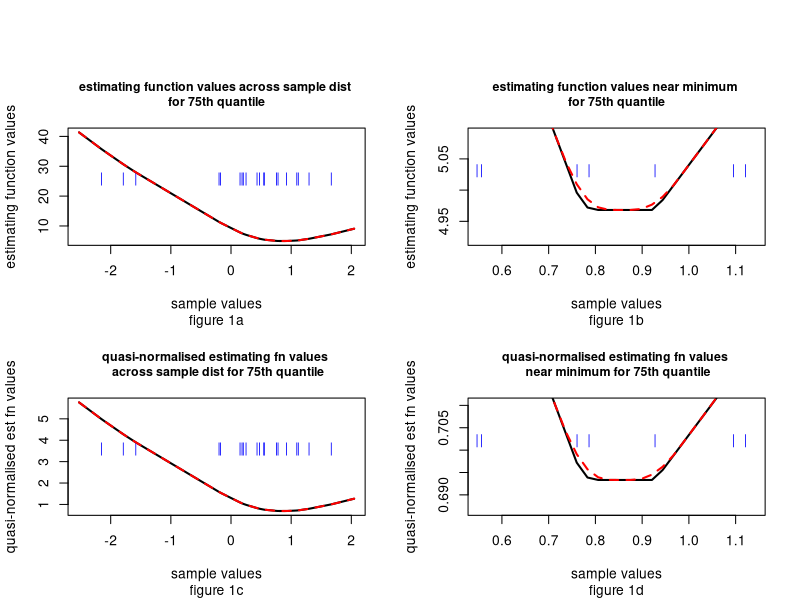
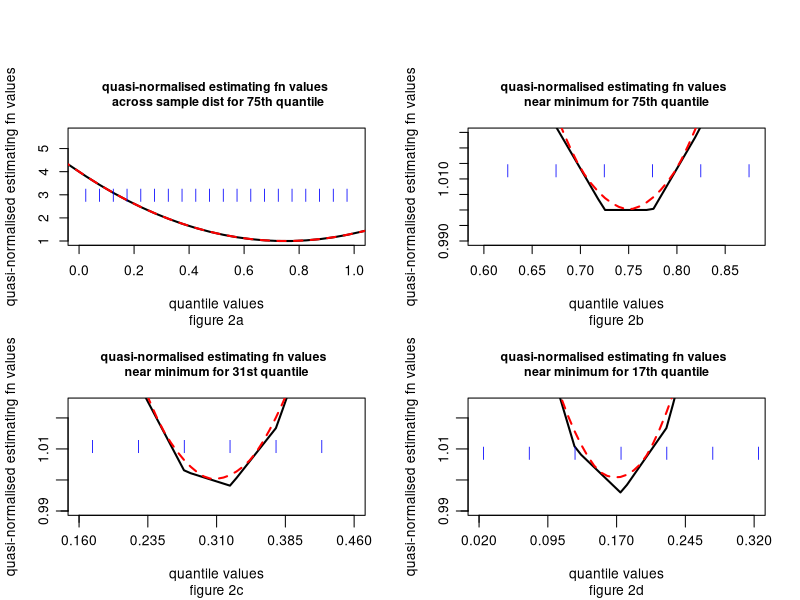
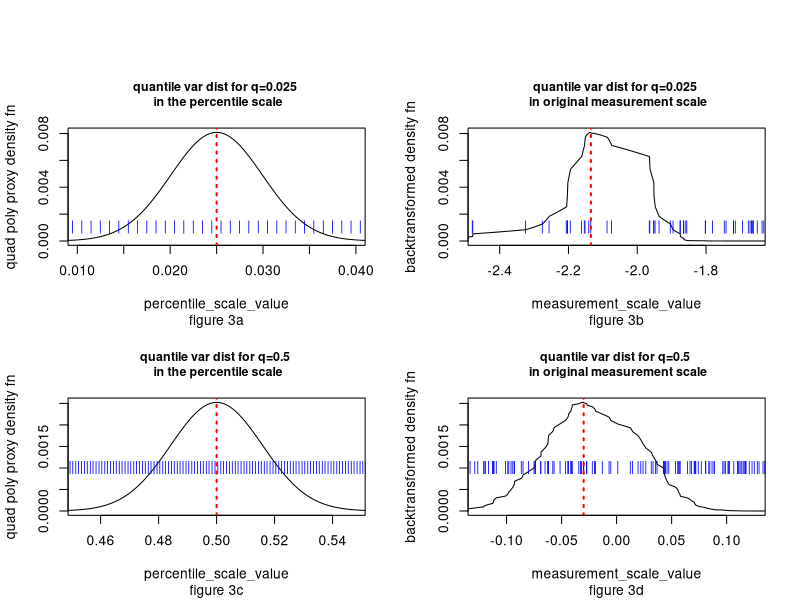

Write R code to recreate these figures, in order.
## ---- chunk 1
setwd("d:/courses/research/quantile_regression")
## ---- chunk 2
setwd("d:/courses/research/quantile_regression")
# define quantile estimating functions

# unnormalised

q_est_fn <- function(theta,x_array,grid_pt) {
  sum(ifelse(x_array >= grid_pt,theta*abs(x_array-grid_pt),(1-theta)*abs(x_array-grid_pt)))
}

# normalised

q_est_fn_norm <- function(theta,x_array,grid_pt) {
  sum(ifelse(x_array >= grid_pt,abs(x_array-grid_pt)/(1-theta),abs(x_array-grid_pt)/theta))/(n_obs*(abs(max(x_array))+abs(min(x_array)))/2)
}

# select suitable grid search span

grid_pts <- function(x_array) {
  min_x <- min(x_array);
  max_x <- max(x_array);
  ext_lgth <- abs(quantile(x_array,.75)-quantile(x_array,.25))
  seq(min_x-0.5*ext_lgth,max_x+0.5*ext_lgth,length.out=10*length(x_array))
  }

# deriving a specific example

# obtain unweighted sample of continuous distribution

set.seed(5923)
x_sample <- rnorm(20,0,1)#seq(0.025,.975,length.out=20)#
n_obs <- length(x_sample)

search_grid <- grid_pts(x_sample)

# set quantile point of interest

q_pt <- 0.75

# setting fine mesh for moving average smoothing estimates

span_obs <- quantile(x_sample,.75)-quantile(x_sample,.25)
pts_local <- seq(-50,50,100/n_obs)*.05*span_obs/40
mov_avgwgt <- c(0.5/n_obs,rep(1/n_obs,n_obs-1),0.5/n_obs) 

# obtain search grid results

# regular function

q_est_fn_results <- 0
q_est_fn_smthresults <- 0
sub_results <- 0

for (i in 1:length(search_grid)) {
  q_est_fn_results[i] <- q_est_fn(q_pt,x_sample,search_grid[i])
  for (j in 1:length(pts_local)) {
    sub_results[j] <- q_est_fn(q_pt,x_sample,search_grid[i]+pts_local[j]);
    }
q_est_fn_smthresults[i] <- sum(mov_avgwgt*sub_results)
  }
  
par(mfrow=c(2,2))
par(fig=c(0,0.5,0.45,0.9))

plot(y=q_est_fn_results,x=search_grid,type="l",lwd=2,xlab="sample values",ylab="estimating function values",main=paste("estimating function values across sample dist","\nfor 75th quantile"),sub="figure 1a",cex.main=0.9)
points(y=rep(quantile(q_est_fn_results,.75),length(x_sample)),x=x_sample,col="blue",pch="|")
lines(y=q_est_fn_smthresults,x=search_grid,col="red",lwd=2,lty=2)

par(fig=c(0.5,1,0.45,0.9), new=TRUE)

plot(y=q_est_fn_results,x=search_grid,type="l",lwd=2,ylim=c(0.99*min(q_est_fn_results),1.025*min(q_est_fn_results)),xlim=c(quantile(x_sample,q_pt-.15),quantile(x_sample,q_pt+.15)),xlab="sample values",ylab="estimating function values",main=paste("estimating function values near minimum","\nfor 75th quantile"),sub="figure 1b",cex.main=0.9)
points(y=rep(1.0125*min(q_est_fn_results),length(x_sample)),x=x_sample,col="blue",pch="|")
lines(y=q_est_fn_smthresults,x=search_grid,col="red",lwd=2,lty=2)



q_est_fn_normsmthresults <- 0
q_est_fn_normresults <- 0
for (i in 1:length(search_grid)) {
  q_est_fn_normresults[i] <- q_est_fn_norm(q_pt,x_sample,search_grid[i])
  for (j in 1:length(pts_local)) {
    sub_results[j] <- q_est_fn_norm(q_pt,x_sample,search_grid[i]+pts_local[j])
#    print(paste(i,j,sub_results[j]))
    }
q_est_fn_normsmthresults[i] <- sum(mov_avgwgt*sub_results)
  }

par(fig=c(0,0.5,0,0.45), new=TRUE)

plot(y=q_est_fn_normresults,x=search_grid,type="l",lwd=2,xlab="sample values",ylab="quasi-normalised est fn values",main=paste("quasi-normalised estimating fn values","\n across sample dist for 75th quantile"),sub="figure 1c",cex.main=0.9)
points(y=rep(quantile(q_est_fn_normresults,.75),length(x_sample)),x=x_sample,col="blue",pch="|")
lines(y=q_est_fn_normsmthresults,x=search_grid,col="red",lty=2,lwd=2)

par(fig=c(0.5,1,0,0.45), new=TRUE)

plot(y=q_est_fn_normresults,x=search_grid,type="l",lwd=2,ylim=c(0.99*min(q_est_fn_normresults),1.025*min(q_est_fn_normresults)),xlim=c(quantile(x_sample,q_pt-.15),quantile(x_sample,q_pt+.15)),xlab="sample values",ylab="quasi-normalised est fn values",main=paste("quasi-normalised estimating fn values","\n near minimum for 75th quantile"),sub="figure 1d",cex.main=0.9)
points(y=rep(1.0125*min(q_est_fn_normresults),length(x_sample)),x=x_sample,col="blue",pch="|")
lines(y=q_est_fn_normsmthresults,x=search_grid,col="red",lwd=2,lty=2)



## ---- chunk 3
setwd("d:/courses/research/quantile_regression")

# deriving a specific example

# define percentile scale unweighted sample of continuous distribution

set.seed(5923)
x_sample <- seq(0.025,0.975,length.out=20)
n_obs <- length(x_sample)

search_grid <- grid_pts(x_sample)

# set quantile point of interest

q_pt <- 0.75

# setting fine mesh for moving average smoothing estimates

span_obs <- quantile(x_sample,.75)-quantile(x_sample,.25)
pts_local <- seq(-50,50,100/n_obs)*.05*span_obs/40
mov_avgwgt <- c(0.5/n_obs,rep(1/n_obs,n_obs-1),0.5/n_obs) 

# obtain search grid results

q_est_fn_normsmthresults <- 0
q_est_fn_normresults <- 0
for (i in 1:length(search_grid)) {
  q_est_fn_normresults[i] <- q_est_fn_norm(q_pt,x_sample,search_grid[i])
  for (j in 1:length(pts_local)) {
    sub_results[j] <- q_est_fn_norm(q_pt,x_sample,search_grid[i]+pts_local[j])
#    print(paste(i,j,sub_results[j]))
    }
q_est_fn_normsmthresults[i] <- sum(mov_avgwgt*sub_results)
  }

par(mfrow=c(2,2))
par(fig=c(0,0.5,0.45,0.9))

plot(y=q_est_fn_normresults,x=search_grid,type="l",lwd=2,xlim=c(0,1),xlab="quantile values",ylab="quasi-normalised estimating fn values",main=paste("quasi-normalised estimating fn values","\n across sample dist for 75th quantile"),sub="figure 2a",cex.main=0.9)
points(y=rep(quantile(q_est_fn_normresults,.75),length(x_sample)),x=x_sample,col="blue",pch="|")
lines(y=q_est_fn_normsmthresults,x=search_grid,col="red",lty=2,lwd=2)

par(fig=c(0.5,1,0.45,0.9), new=TRUE)

plot(y=q_est_fn_normresults,x=search_grid,type="l",lwd=2,ylim=c(0.99*min(q_est_fn_normresults),1.025*min(q_est_fn_normresults)),xlim=c(quantile(x_sample,q_pt-.15),quantile(x_sample,q_pt+.15)),xlab="quantile values",ylab="quasi-normalised estimating fn values",main=paste("quasi-normalised estimating fn values ","\nnear minimum for 75th quantile"),sub="figure 2b",cex.main=0.9)
points(y=rep(1.0125*min(q_est_fn_normresults),length(x_sample)),x=x_sample,col="blue",pch="|")
lines(y=q_est_fn_normsmthresults,x=search_grid,col="red",lwd=2,lty=2)

# create general function for quasi-normalised function

# obtain search grid results

q_norm <- function(q_pt,x_sample,search_grid,pts_local,mov_avgwgt) {
  q_est_fn_normsmthresults <- 0
q_est_fn_normresults <- 0
for (i in 1:length(search_grid)) {
  q_est_fn_normresults[i] <- q_est_fn_norm(q_pt,x_sample,search_grid[i])
  for (j in 1:length(pts_local)) {
    sub_results[j] <- q_est_fn_norm(q_pt,x_sample,search_grid[i]+pts_local[j])
#    print(paste(i,j,sub_results[j]))
    }
q_est_fn_normsmthresults[i] <- sum(mov_avgwgt*sub_results)
  }

list(cbind(q_est_fn_normresults,q_est_fn_normsmthresults))
}


par(fig=c(0,.5,0,0.45), new=TRUE)

q_pt <- .31
q_norm_31 <- q_norm(q_pt,x_sample,search_grid,pts_local,mov_avgwgt)

output <- as.data.frame(q_norm_31)

plot(y=output[,1],x=search_grid,type="l",lwd=2,ylim=c(0.99,1.025),xlim=c(q_pt-.15,q_pt+.15),xaxt="n",yaxt="n",sub="figure 2c",xlab="quantile values",ylab="quasi-normalised estimating fn values",main=paste("quasi-normalised estimating fn values ","\nnear minimum for 31st quantile"),cex.main=0.9)
axis(1, at=seq(q_pt-.15,q_pt+.15), label=F, tick=T, tck=-.06)
axis(1, at=seq(q_pt-.15,q_pt+.15,length.out=5), tck=-.1)
axis(2, at=seq(0.99,1.025), label=F, tick=T, tck=-.06)
axis(2, at=seq(0.99,1.02,length.out=4), tck=-.1)

points(y=rep(1.0125*min(output[,1]),length(x_sample)),x=x_sample,col="blue",pch="|")
lines(y=output[,2],x=search_grid,col="red",lwd=2,lty=2)

par(fig=c(0.5,1,0,0.45), new=TRUE)

q_pt <- .17
q_norm_17 <- q_norm(q_pt,x_sample,search_grid,pts_local,mov_avgwgt)

output <- as.data.frame(q_norm_17)
plot(y=output[,1],x=search_grid,type="l",lwd=2,ylim=c(0.99,1.025),xlim=c(q_pt-.15,q_pt+.15),xaxt="n",yaxt="n",sub="figure 2d",xlab="quantile values",ylab="quasi-normalised estimating fn values",main=paste("quasi-normalised estimating fn values ","\nnear minimum for 17th quantile"),cex.main=0.9)
axis(1, at=seq(q_pt-.15,q_pt+.15), label=F, tick=T, tck=-.06)
axis(1, at=seq(q_pt-.15,q_pt+.15,length.out=5), tck=-.1)
axis(2, at=seq(0.99,1.025), label=F, tick=T, tck=-.06)
axis(2, at=seq(0.99,1.02,length.out=4), tck=-.1)

points(y=rep(1.0125*min(output[,1]),length(x_sample)),x=x_sample,col="blue",pch="|")
lines(y=output[,2],x=search_grid,col="red",lwd=2,lty=2)


## ---- chunk 4
setwd("d:/courses/research/quantile_regression")

table_out <- matrix(data=rep(1,44),nrow=11,ncol=4,dimnames=list(c(1:11),c("quantile_pt","sq_coeff","lin_coeff","intercept")))


x_grid <- seq(0,1,length.out=1000)
x_sq <- seq(0,1,length.out=1000)^2
q_pts <- c(.01,.1,.25,1/3,.4,.5,.6,2/3,.75,.9,.99)
for (i in 1:11) {
  

output <- as.data.frame(q_norm(q_pts[i],x_sample,x_grid,pts_local,mov_avgwgt))
#plot(y=output[,2],x=x_grid)
model <- lm(output[,2]~x_grid+x_sq)
out_model <- as.numeric(unlist(model[1]))


table_out[i,] <- c(q_pts[i],out_model[3],out_model[2],out_model[1])

}
table_out



## ---- chunk 5

setwd("d:/courses/research/variance")
library("quantreg")

# small sample size 1000 
set.seed(971)
samp <- rnorm(1000,0,1)
n_samp <- length(samp)

# quantreg estimates of X distribution values for given $\theta$ values

taus = c(.025,.1,.25,.5,.75,.9,.975)

q_var <- sqrt(taus*(1-taus)/n_samp)


grid_int <- seq(0,1,length.out=10000)
n_grid <- length(grid_int)


n_row <- length(taus)

qr_dat <- matrix(c(1:1*n_row),nrow=n_row,ncol=1,
                           dimnames=list(taus,c("beta0")))
qp_lstd <- matrix(c(1:1*n_row),nrow=n_row,ncol=1,
                           dimnames=list(taus,c("lstd")))
qp_ustd <- matrix(c(1:1*n_row),nrow=n_row,ncol=1,
                           dimnames=list(taus,c("ustd")))
backtrans_std <- matrix(c(1:3*n_row),nrow=n_row,ncol=3,
                           dimnames=list(taus,c("lower_std_dist","upper_std_dist","average_std_value")))
qrboot_dat <- matrix(c(1:4*n_row),nrow=n_row,ncol=4,
                           dimnames=list(taus,c("beta0","std_error","t_value","Pr")))

quad_densfn <- matrix(rep(1,length(taus)*n_grid),nrow=n_grid,ncol=length(taus),dimnames=list(c(1:n_grid),c(1:length(taus))))



for (i in 1:length(taus)) {

  model_fit <- rq((samp)~(1),tau=taus[i],method="fn")
  qr_dat[i,] <- c(summary(model_fit)$coefficients[1])
  qrboot_dat[i,] <- c(summary(model_fit,se="boot")$coefficients[1:4])

  qp_lstd[i] <- taus[i]-q_var[i]
  qp_ustd[i] <- taus[i]+q_var[i]
  taustd <- c(qp_lstd[i],qp_ustd[i])
  
  for (j in 1:n_grid) {
  
  quad_densfn[j,i] <- exp(-(grid_int[j]-taus[i])^2/2/q_var[i]^2)
}

quad_densfn[,i] <- quad_densfn[,i]/sum(quad_densfn[,i])

 
  model_fit_lstd <- summary(rq((samp)~(1),tau=qp_lstd[i],method="fn"))$coefficients[1]
  model_fit_ustd <- summary(rq((samp)~(1),tau=qp_ustd[i],method="fn"))$coefficients[1]
  
  backtrans_std[i,] <- c(model_fit_lstd-qr_dat[i],model_fit_ustd-qr_dat[i],(model_fit_ustd-model_fit_lstd)/2)
  




}

samp_perc <- rep(1,n_samp)/n_samp

samp_perc[1] <- 1/2/n_samp
samp_perc[n_samp] <- 1/2/n_samp

samp_perc_cdf <- samp_perc
for (i in 2:n_samp) {
  samp_perc_cdf[i] <- 1/n_samp+samp_perc_cdf[i-1]
}


#samp_perc
samp_int <- 0
samp_sort <- sort(samp)
count <- 0
for (j in 1:(n_samp-1)) {
  for (i in 0:9) {
    count <- count+1
  samp_int[count] <- samp_sort[j]+i*(samp_sort[j+1]-samp_sort[j])/10
}
}
#samp_int
#length(samp_int)

#length(grid_int)


par(mfrow=c(2,2))
par(fig=c(0,0.5,0.45,0.9))

plot(y=quad_densfn[,1],x=grid_int,xlim=c(max(0,taus[1]-3*sqrt(taus[1]*(1-taus[1])/n_samp)),min(1,taus[1]+3*sqrt(taus[1]*(1-taus[1])/n_samp))),type="l",xlab="percentile_scale_value",ylab="quad poly proxy density fn",main=paste("quantile var dist for q=0.025","\n in the percentile scale"),sub="figure 3a",cex.main=0.9)
points(y=rep(10/n_grid,n_samp),x=samp_perc_cdf,col="blue",pch="|")
abline(v=taus[1],col="red",lwd=2,lty=3)


par(fig=c(0.5,1,0.45,0.9), new=TRUE)
plot(y=quad_densfn[,1][6:9995],x=samp_int,type="l",xlim=c(-2.46,-1.66),xlab="measurement_scale_value",ylab="backtransformed density fn",main=paste("quantile var dist for q=0.025","\n in original measurement scale"),sub="figure 3b",cex.main=0.9)
points(y=rep(10/n_grid,n_samp),x=samp,col="blue",pch="|")
abline(v=qr_dat[1],col="red",lwd=2,lty=3)

par(fig=c(0,0.5,0,0.45), new=TRUE)
plot(y=quad_densfn[,4],x=grid_int,xlim=c(max(0,taus[4]-3*sqrt(taus[4]*(1-taus[4])/n_samp)),min(1,taus[4]+3*sqrt(taus[4]*(1-taus[4])/n_samp))),type="l",xlab="percentile_scale_value",ylab="quad poly proxy density fn",main=paste("quantile var dist for q=0.5","\n in the percentile scale"),sub="figure 3c",cex.main=0.9)
points(y=rep(10/n_grid,n_samp),x=samp_perc_cdf,col="blue",pch="|")
abline(v=taus[4],col="red",lwd=2,lty=3)

par(fig=c(0.5,1,0,0.45), new=TRUE)
plot(y=quad_densfn[,4][6:9995],x=samp_int,type="l",xlim=c(-.125,.125),xlab="measurement_scale_value",ylab="backtransformed density fn",main=paste("quantile var dist for q=0.5","\n in original measurement scale"),sub="figure 3d",cex.main=0.9)
points(y=rep(10/n_grid,n_samp),x=samp,col="blue",pch="|")
abline(v=qr_dat[4],col="red",lwd=2,lty=3)

print("N(0,1) dist - n=1000")
print("quantile regression fit - rq")
qr_dat
print("quantile regression fit - summary.rq(...,se='boot')")
qrboot_dat
print("quadratic polynomial proxy - backtransformation fit") 
backtrans_std

## ---- chunk 6

setwd("d:/courses/research/variance")
library("quantreg")

# small sample size 1000 
set.seed(731)
samp <- runif(1000,0,1)
n_samp <- length(samp)

# quantreg estimates of X distribution values for given $\theta$ values

taus = c(.025,.1,.25,.5,.75,.9,.975)

q_var <- sqrt(taus*(1-taus)/n_samp)


grid_int <- seq(0,1,length.out=10000)
n_grid <- length(grid_int)


n_row <- length(taus)

qr_dat <- matrix(c(1:1*n_row),nrow=n_row,ncol=1,
                           dimnames=list(taus,c("beta0")))
qp_lstd <- matrix(c(1:1*n_row),nrow=n_row,ncol=1,
                           dimnames=list(taus,c("lstd")))
qp_ustd <- matrix(c(1:1*n_row),nrow=n_row,ncol=1,
                           dimnames=list(taus,c("ustd")))
backtrans_std <- matrix(c(1:3*n_row),nrow=n_row,ncol=3,
                           dimnames=list(taus,c("lower_std_dist","upper_std_dist","average_std_value")))
qrboot_dat <- matrix(c(1:4*n_row),nrow=n_row,ncol=4,
                           dimnames=list(taus,c("beta0","std_error","t_value","Pr")))

quad_densfn <- matrix(rep(1,length(taus)*n_grid),nrow=n_grid,ncol=length(taus),dimnames=list(c(1:n_grid),c(1:length(taus))))



for (i in 1:length(taus)) {

  model_fit <- rq((samp)~(1),tau=taus[i],method="fn")
  qr_dat[i,] <- c(summary(model_fit)$coefficients[1])
  qrboot_dat[i,] <- c(summary(model_fit,se="boot")$coefficients[1:4])

  qp_lstd[i] <- taus[i]-q_var[i]
  qp_ustd[i] <- taus[i]+q_var[i]
  taustd <- c(qp_lstd[i],qp_ustd[i])
  
  for (j in 1:n_grid) {
  
  quad_densfn[j,i] <- exp(-(grid_int[j]-taus[i])^2/q_var[i]^2)
}

quad_densfn[,i] <- quad_densfn[,i]/sum(quad_densfn[,i])*n_grid

 
  model_fit_lstd <- summary(rq((samp)~(1),tau=qp_lstd[i],method="fn"))$coefficients[1]
  model_fit_ustd <- summary(rq((samp)~(1),tau=qp_ustd[i],method="fn"))$coefficients[1]
  
  backtrans_std[i,] <- c(model_fit_lstd-qr_dat[i],model_fit_ustd-qr_dat[i],(model_fit_ustd-model_fit_lstd)/2)
  




}


samp_perc <- rep(1,n_samp)/n_samp

samp_perc[1] <- 1/2/n_samp
samp_perc[n_samp] <- 1/2/n_samp

#samp_perc
samp_int <- 0
samp_sort <- sort(samp)
count <- 0
for (j in 1:(n_samp-1)) {
  for (i in 0:9) {
    count <- count+1
  samp_int[count] <- samp_sort[j]+i*(samp_sort[j+1]-samp_sort[j])/10
}
}
#samp_int
#length(samp_int)

#length(grid_int)


print("unif(0,1) dist - n=1000")
print("quantile regression fit - rq")
qr_dat
print("quantile regression fit - summary.rq(...,se='boot')")
qrboot_dat
print("quadratic polynomial proxy - backtransformation fit") 
backtrans_std

## ---- chunk 7

setwd("d:/courses/research/variance")

# small sample size random between 300-1000
set.seed(6971)
symmstart <- runif(1,0.001,.0033333)
symmskip <- runif(1,0.001,.0033333)
samp <- seq(symmstart,1,symmskip)
library("quantreg")

# small sample size 415 
n_samp <- length(samp)

# quantreg estimates of X distribution values for given $\theta$ values

taus = c(.025,.1,.25,.5,.75,.9,.975)

q_var <- sqrt(taus*(1-taus)/n_samp)


grid_int <- seq(0,1,length.out=9960)
n_grid <- length(grid_int)


n_row <- length(taus)

qr_dat <- matrix(c(1:1*n_row),nrow=n_row,ncol=1,
                           dimnames=list(taus,c("beta0")))
qp_lstd <- matrix(c(1:1*n_row),nrow=n_row,ncol=1,
                           dimnames=list(taus,c("lstd")))
qp_ustd <- matrix(c(1:1*n_row),nrow=n_row,ncol=1,
                           dimnames=list(taus,c("ustd")))
backtrans_std <- matrix(c(1:3*n_row),nrow=n_row,ncol=3,
                           dimnames=list(taus,c("lower_std_dist","upper_std_dist","average_std_value")))
qrboot_dat <- matrix(c(1:4*n_row),nrow=n_row,ncol=4,
                           dimnames=list(taus,c("beta0","std_error","t_value","Pr")))

quad_densfn <- matrix(rep(1,length(taus)*n_grid),nrow=n_grid,ncol=length(taus),dimnames=list(c(1:n_grid),c(1:length(taus))))



for (i in 1:length(taus)) {

  model_fit <- rq((samp)~(1),tau=taus[i],method="fn")
  qr_dat[i,] <- c(summary(model_fit)$coefficients[1])
  qrboot_dat[i,] <- c(summary(model_fit,se="boot")$coefficients[1:4])

  qp_lstd[i] <- taus[i]-q_var[i]
  qp_ustd[i] <- taus[i]+q_var[i]
  taustd <- c(qp_lstd[i],qp_ustd[i])
  
  for (j in 1:n_grid) {
  
  quad_densfn[j,i] <- exp(-(grid_int[j]-taus[i])^2/q_var[i]^2)
}

quad_densfn[,i] <- quad_densfn[,i]/sum(quad_densfn[,i])*n_grid

 
  model_fit_lstd <- summary(rq((samp)~(1),tau=qp_lstd[i],method="fn"))$coefficients[1]
  model_fit_ustd <- summary(rq((samp)~(1),tau=qp_ustd[i],method="fn"))$coefficients[1]
  
  backtrans_std[i,] <- c(model_fit_lstd-qr_dat[i],model_fit_ustd-qr_dat[i],(model_fit_ustd-model_fit_lstd)/2)
  




}

samp_perc <- rep(1,n_samp)/n_samp

samp_perc[1] <- 1/2/n_samp
samp_perc[n_samp] <- 1/2/n_samp

#samp_perc
samp_int <- 0
samp_sort <- sort(samp)
count <- 0
for (j in 1:(n_samp-1)) {
  for (i in 0:23) {
    count <- count+1
  samp_int[count] <- samp_sort[j]+i*(samp_sort[j+1]-samp_sort[j])/(9960/415)
}
}
#samp_int
#length(samp_int)

#length(grid_int)


print("systematic uniform - n=415")
print("quantile regression fit - rq")
qr_dat
print("quantile regression fit - summary.rq(...,se='boot')")
qrboot_dat
print("quadratic polynomial proxy - backtransformation fit") 
backtrans_std

## ---- chunk 8
setwd("d:/courses/research/variance")


# small sample size 1000 
set.seed(6971)
samp <- exp(rnorm(1000,0.1,1))
library("quantreg")

n_samp <- length(samp)

# quantreg estimates of X distribution values for given $\theta$ values

taus = c(.025,.1,.25,.5,.75,.9,.975)

q_var <- sqrt(taus*(1-taus)/n_samp)


grid_int <- seq(0,1,length.out=10000)
n_grid <- length(grid_int)


n_row <- length(taus)

qr_dat <- matrix(c(1:1*n_row),nrow=n_row,ncol=1,
                           dimnames=list(taus,c("beta0")))
qp_lstd <- matrix(c(1:1*n_row),nrow=n_row,ncol=1,
                           dimnames=list(taus,c("lstd")))
qp_ustd <- matrix(c(1:1*n_row),nrow=n_row,ncol=1,
                           dimnames=list(taus,c("ustd")))
backtrans_std <- matrix(c(1:3*n_row),nrow=n_row,ncol=3,
                           dimnames=list(taus,c("lower_std_dist","upper_std_dist","average_std_value")))
qrboot_dat <- matrix(c(1:4*n_row),nrow=n_row,ncol=4,
                           dimnames=list(taus,c("beta0","std_error","t_value","Pr")))

quad_densfn <- matrix(rep(1,length(taus)*n_grid),nrow=n_grid,ncol=length(taus),dimnames=list(c(1:n_grid),c(1:length(taus))))



for (i in 1:length(taus)) {

  model_fit <- rq((samp)~(1),tau=taus[i],method="fn")
  qr_dat[i,] <- c(summary(model_fit)$coefficients[1])
  qrboot_dat[i,] <- c(summary(model_fit,se="boot")$coefficients[1:4])

  qp_lstd[i] <- taus[i]-q_var[i]
  qp_ustd[i] <- taus[i]+q_var[i]
  taustd <- c(qp_lstd[i],qp_ustd[i])
  
  for (j in 1:n_grid) {
  
  quad_densfn[j,i] <- exp(-(grid_int[j]-taus[i])^2/q_var[i]^2)
}

quad_densfn[,i] <- quad_densfn[,i]/sum(quad_densfn[,i])*n_grid

 
  model_fit_lstd <- summary(rq((samp)~(1),tau=qp_lstd[i],method="fn"))$coefficients[1]
  model_fit_ustd <- summary(rq((samp)~(1),tau=qp_ustd[i],method="fn"))$coefficients[1]
  
  backtrans_std[i,] <- c(model_fit_lstd-qr_dat[i],model_fit_ustd-qr_dat[i],(model_fit_ustd-model_fit_lstd)/2)
  




}



samp_perc <- rep(1,n_samp)/n_samp

samp_perc[1] <- 1/2/n_samp
samp_perc[n_samp] <- 1/2/n_samp

#samp_perc
samp_int <- 0
samp_sort <- sort(samp)
count <- 0
for (j in 1:(n_samp-1)) {
  for (i in 0:9) {
    count <- count+1
  samp_int[count] <- samp_sort[j]+i*(samp_sort[j+1]-samp_sort[j])/100
}
}
#samp_int
#length(samp_int)

#length(grid_int)


print("log-normal N(0.1,1) dist - n=1000")
print("quantile regression fit - rq")
qr_dat
print("quantile regression fit - summary.rq(...,se='boot')")
qrboot_dat
print("quadratic polynomial proxy - backtransformation fit") 
backtrans_std

## ---- chunk 9
setwd("d:/courses/research/variance")



# small sample size 1000 
set.seed(719)
waitdur1 <- rnorm(90,55,5.5)
waitdur2 <- rnorm(180,80,6)
samp <- c(waitdur1,waitdur2)
library("quantreg")

# small sample size 270 
n_samp <- length(samp)

# quantreg estimates of X distribution values for given $\theta$ values

taus = c(.025,.1,.25,.5,.75,.9,.975)

q_var <- sqrt(taus*(1-taus)/n_samp)


grid_int <- seq(0,1,length.out=10000)
n_grid <- length(grid_int)


n_row <- length(taus)

qr_dat <- matrix(c(1:1*n_row),nrow=n_row,ncol=1,
                           dimnames=list(taus,c("beta0")))
qp_lstd <- matrix(c(1:1*n_row),nrow=n_row,ncol=1,
                           dimnames=list(taus,c("lstd")))
qp_ustd <- matrix(c(1:1*n_row),nrow=n_row,ncol=1,
                           dimnames=list(taus,c("ustd")))
backtrans_std <- matrix(c(1:3*n_row),nrow=n_row,ncol=3,
                           dimnames=list(taus,c("lower_std_dist","upper_std_dist","average_std_value")))
qrboot_dat <- matrix(c(1:4*n_row),nrow=n_row,ncol=4,
                           dimnames=list(taus,c("beta0","std_error","t_value","Pr")))

quad_densfn <- matrix(rep(1,length(taus)*n_grid),nrow=n_grid,ncol=length(taus),dimnames=list(c(1:n_grid),c(1:length(taus))))



for (i in 1:length(taus)) {

  model_fit <- rq((samp)~(1),tau=taus[i],method="fn")
  qr_dat[i,] <- c(summary(model_fit)$coefficients[1])
  qrboot_dat[i,] <- c(summary(model_fit,se="boot")$coefficients[1:4])

  qp_lstd[i] <- taus[i]-q_var[i]
  qp_ustd[i] <- taus[i]+q_var[i]
  taustd <- c(qp_lstd[i],qp_ustd[i])
  
  for (j in 1:n_grid) {
  
  quad_densfn[j,i] <- exp(-(grid_int[j]-taus[i])^2/q_var[i]^2)
}

quad_densfn[,i] <- quad_densfn[,i]/sum(quad_densfn[,i])*n_grid

 
  model_fit_lstd <- summary(rq((samp)~(1),tau=qp_lstd[i],method="fn"))$coefficients[1]
  model_fit_ustd <- summary(rq((samp)~(1),tau=qp_ustd[i],method="fn"))$coefficients[1]
  
  backtrans_std[i,] <- c(model_fit_lstd-qr_dat[i],model_fit_ustd-qr_dat[i],(model_fit_ustd-model_fit_lstd)/2)
  




}

samp_perc <- rep(1,n_samp)/n_samp

samp_perc[1] <- 1/2/n_samp
samp_perc[n_samp] <- 1/2/n_samp

#samp_perc
samp_int <- 0
samp_sort <- sort(samp)
count <- 0
for (j in 1:(n_samp-1)) {
  for (i in 0:9) {
    count <- count+1
  samp_int[count] <- samp_sort[j]+i*(samp_sort[j+1]-samp_sort[j])/100
}
}
#samp_int
#length(samp_int)

#length(grid_int)


print("bivariate normal $\frac{1}{3}$N(55,5.5)+$\frac{2}{3}$N(80,6) dist - n=270")
print("quantile regression fit - rq")
qr_dat
print("quantile regression fit - summary.rq(...,se='boot')")
qrboot_dat
print("quadratic polynomial proxy - backtransformation fit") 
backtrans_std

